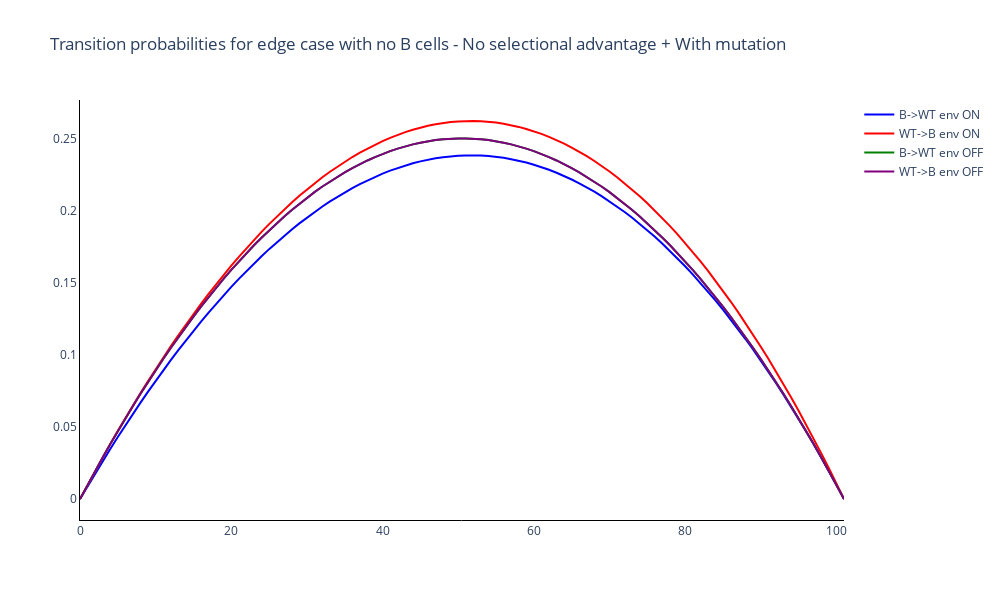

The cell this chart's notebook holds for it:
### Code cell
# Trace names - represent the transition probabilities used for the simulation
trace_name = ['B->WT env ON', 'WT->B env ON', 'B->WT env OFF', 'WT->B env OFF']

fig = go.Figure()

# Add traces of the transition probabilities
for c in range(trans_prob.shape[1]):
    fig.add_trace(
        go.Scatter(
            y=trans_prob[:, c],
            x=list(range(sep_algo.N+1)),
            mode='lines',
            name=trace_name[c],
            line_color=colours[c]
        )
    )

fig.update_layout(
    title='Transition probabilities for edge case with no B cells - No selective advantage + With mutation',
    width=1000, 
    height=600,
    plot_bgcolor='white',
    xaxis=dict(linecolor='black'),
    yaxis=dict(linecolor='black'),
    )
